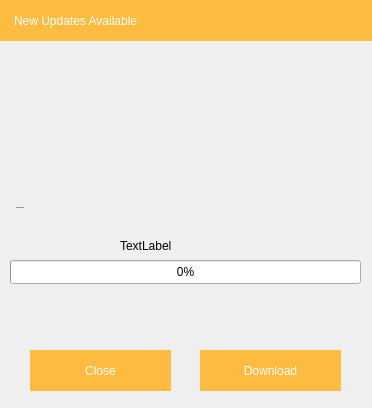
<?xml version="1.0" encoding="UTF-8"?>
<ui version="4.0">
 <class>UpdaterMainWindow</class>
 <widget class="QDialog" name="UpdaterMainWindow">
  <property name="geometry">
   <rect>
    <x>0</x>
    <y>0</y>
    <width>372</width>
    <height>408</height>
   </rect>
  </property>
  <property name="windowTitle">
   <string>Dialog</string>
  </property>
  <property name="styleSheet">
   <string notr="true"/>
  </property>
  <widget class="QLabel" name="label">
   <property name="geometry">
    <rect>
     <x>120</x>
     <y>230</y>
     <width>131</width>
     <height>31</height>
    </rect>
   </property>
   <property name="styleSheet">
    <string notr="true">font:15px &quot;Roboto Medium&quot;;</string>
   </property>
   <property name="text">
    <string>TextLabel</string>
   </property>
  </widget>
  <widget class="QProgressBar" name="progressBar">
   <property name="geometry">
    <rect>
     <x>10</x>
     <y>260</y>
     <width>351</width>
     <height>24</height>
    </rect>
   </property>
   <property name="styleSheet">
    <string notr="true"/>
   </property>
   <property name="value">
    <number>0</number>
   </property>
  </widget>
  <widget class="QPushButton" name="btnDownload">
   <property name="enabled">
    <bool>true</bool>
   </property>
   <property name="geometry">
    <rect>
     <x>200</x>
     <y>350</y>
     <width>141</width>
     <height>41</height>
    </rect>
   </property>
   <property name="styleSheet">
    <string notr="true">QPushButton{
	border: none;
	font: 14px &quot;Roboto Medium&quot;;
	color:  rgb( 255, 255, 255 );
	background-color: rgb(253, 188, 64);
}

QPushButton::hover {
    background-color: rgb(255, 220, 141);
	font: 14px &quot;Roboto&quot;;
	color:  rgb( 255, 255, 255 );

 }
QPushButton:pressed {
    background-color: rgb(255,139,0);
	font: 14px &quot;Roboto&quot;;
	color:  rgb( 198,198,198);
 }
QPushButton::disable{
    background-color: gray;
	font: 14px &quot;Roboto&quot;;
 }</string>
   </property>
   <property name="text">
    <string>Download</string>
   </property>
  </widget>
  <widget class="QLabel" name="lblIcon">
   <property name="geometry">
    <rect>
     <x>110</x>
     <y>50</y>
     <width>151</width>
     <height>151</height>
    </rect>
   </property>
   <property name="styleSheet">
    <string notr="true">image:url(:/icon/images/default_icon.png);
</string>
   </property>
   <property name="text">
    <string/>
   </property>
  </widget>
  <widget class="QPushButton" name="btnClose">
   <property name="geometry">
    <rect>
     <x>30</x>
     <y>350</y>
     <width>141</width>
     <height>41</height>
    </rect>
   </property>
   <property name="styleSheet">
    <string notr="true">QPushButton{
	border: none;
	font: 14px &quot;Roboto Medium&quot;;
	color:  rgb( 255, 255, 255 );
	background-color: rgb(253, 188, 64);
}

QPushButton::hover {
    background-color: rgb(255, 220, 141);
	font: 14px &quot;Roboto&quot;;
	color:  rgb( 255, 255, 255 );

 }
QPushButton:pressed {
    background-color: rgb(255,139,0);
	font: 14px &quot;Roboto&quot;;
	color:  rgb( 198,198,198);
 }</string>
   </property>
   <property name="text">
    <string>Close</string>
   </property>
  </widget>
  <widget class="QLabel" name="label_2">
   <property name="geometry">
    <rect>
     <x>-10</x>
     <y>0</y>
     <width>401</width>
     <height>41</height>
    </rect>
   </property>
   <property name="styleSheet">
    <string notr="true">background-color:#FDBC40;
color:#ffffff;
font:15px &quot;Roboto Medium&quot;;</string>
   </property>
   <property name="text">
    <string>New Updates Available</string>
   </property>
   <property name="indent">
    <number>24</number>
   </property>
  </widget>
  <widget class="QLabel" name="lblLatestVersion">
   <property name="geometry">
    <rect>
     <x>10</x>
     <y>200</y>
     <width>351</width>
     <height>16</height>
    </rect>
   </property>
   <property name="font">
    <font>
     <family>Roboto Medium</family>
     <pointsize>-1</pointsize>
     <weight>50</weight>
     <italic>false</italic>
     <bold>false</bold>
    </font>
   </property>
   <property name="styleSheet">
    <string notr="true">font:15px &quot;Roboto Medium&quot;;</string>
   </property>
   <property name="text">
    <string>LATEST VERSION</string>
   </property>
   <property name="indent">
    <number>6</number>
   </property>
  </widget>
 </widget>
 <resources/>
 <connections/>
</ui>
